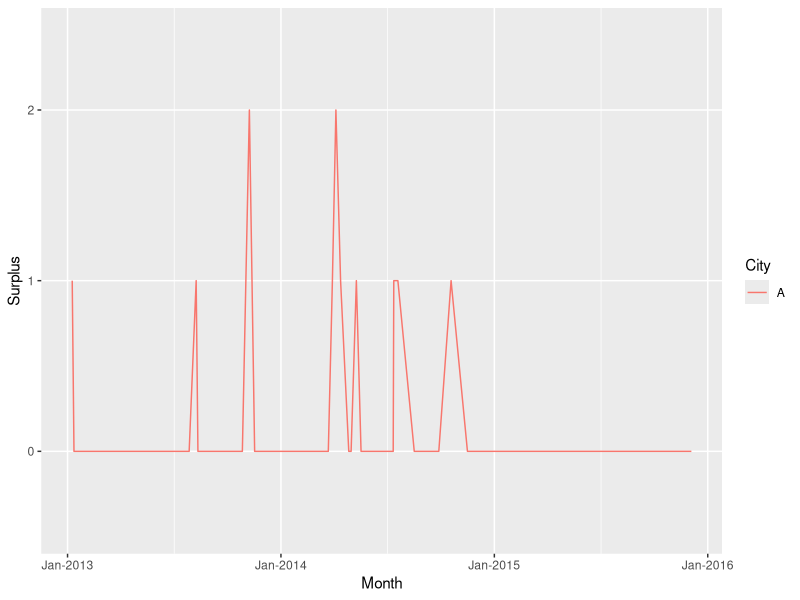

The R script that drew this image:
require("plyr")
require("ggplot2")
options(max.print=1000000)
maindata <- read.csv('MainData.csv')
require('scales')

maindata <- maindata[order(maindata$Dept),]
maindata<-plyr::arrange(maindata, Dept, Product, City)

X <- split(maindata, maindata$Product)

prod20<-X[[1]]
prod20_hist <- prod20[!is.na(as.numeric(as.character(prod20$Difference))),]


prod20_hist$Date <- as.Date(prod20_hist$Date, "%d-%m-%Y")

dat1 <- subset(prod20_hist, Difference >= 0)
dat2 <- subset(prod20_hist,Difference < 0)

ggplot() +
  geom_line(data=dat1, aes(x=Date, y=Difference, group=City, colour=City)) +
  geom_point()+
  labs(x = "Month", y = "Surplus") +
  scale_x_date(labels = date_format("%b-%Y"))